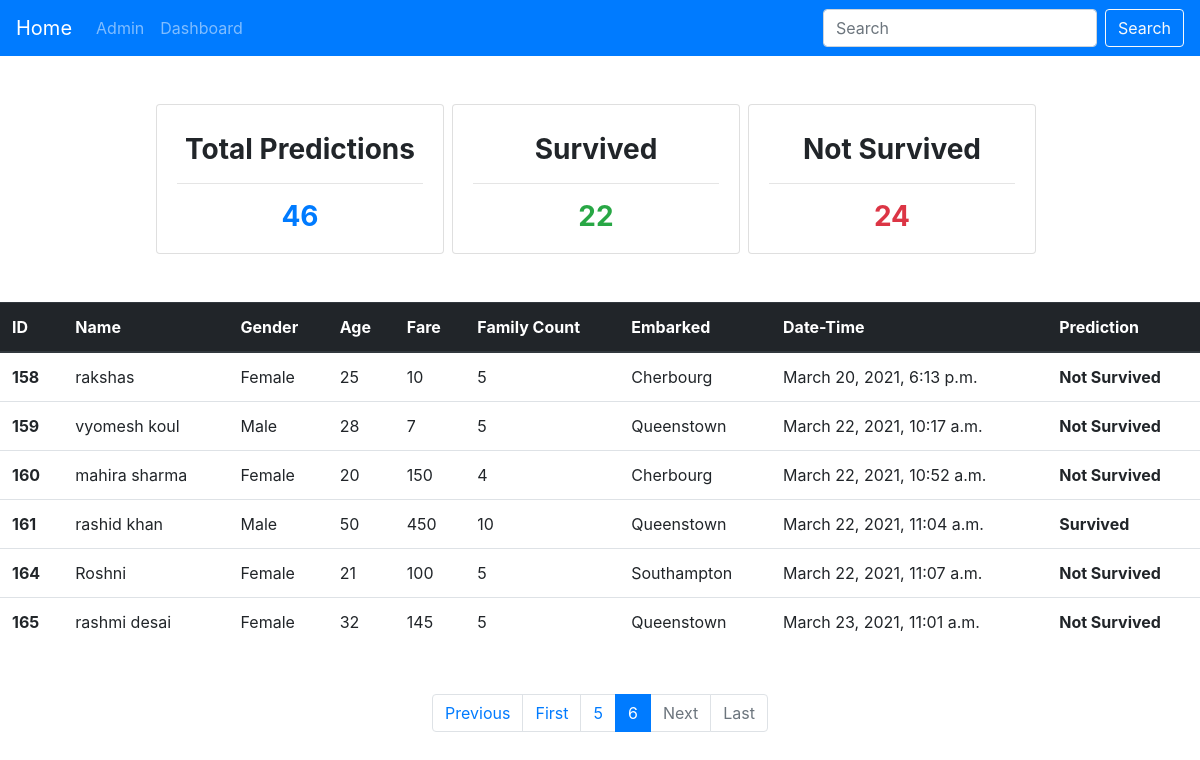
/predictions/?page=6, run on the app's committed database.
### predict/models.py (models this page shows)
class Predictions(models.Model):
    pid = models.AutoField(primary_key=True)
    name = models.CharField(max_length=50,null=False)
    gender = models.CharField(max_length=50)
    age = models.IntegerField()
    fare = models.IntegerField(default=0)
    family_cnt = models.IntegerField()
    Embarked = models.CharField(max_length = 30,default="")
    prediction = models.CharField(max_length =30,default="")
    predicted_date = models.DateTimeField(auto_now_add=True)
    def __str__(self):
        return self.name

### predict/views.py (the view)
# urls.py: path('predictions/', views.predictions,name="predictions"),
def predictions(request):
    allpreds = Predictions.objects.all()
    count = len(allpreds)
    surv_cnt = len(Predictions.objects.filter(prediction = "Survived"))
    nsurv_cnt = len(Predictions.objects.filter(prediction = "Not Survived"))
    paginator = Paginator(allpreds, 8)
    page1 = paginator.page(1)
    for i in page1:
        print(i)
    print("page 1 content" ,page1.object_list)
    page_num = request.GET.get('page',1)
    print("get page number is:",page_num)
    try:
        preds = paginator.page(page_num)
    except EmptyPage:
        preds = paginator.page(2)
    except PageNotAnInteger:
        preds = paginator.page(1)
    context = {
        'preds':preds,
        'surv_cnt':surv_cnt,
        'nsurv_cnt':nsurv_cnt,
        'count':count,
        }
    return render(request ,'predictions.html',context)

### predict/templates/predictions.html (shortened to what this page needs)
{% extends 'basic.html' %}
{% block body %}
<div class="container my-5">
      <div class="row d-flex justify-content-center">
        <div class="card mr-2" style="width: 18rem;">
          <div class="card-body">
            <h3 class="card-title text-center my-2 font-weight-bold ">Total Predictions</h3>
            <hr>
            <h3 class="card-text text-center font-weight-bold text-primary">{{count}}</h3>
          </div>
        </div>
        <div class="card mr-2 rounded" style="width: 18rem;">
          <div class="card-body">
            <h3 class="card-title text-center my-2 font-weight-bold ">Survived</h3>
            <hr>
            <h3 class="card-text text-center font-weight-bold text-success">{{surv_cnt}}</h3>
          </div>
        </div>
        <div class="card mr-2" style="width: 18rem;">
          <div class="card-body">
            <h3 class="card-title text-center my-2 font-weight-bold">Not Survived</h3>
            <hr>
            <h3 class="card-text text-center font-weight-bold text-danger">{{nsurv_cnt}}</h3>
          </div>
        </div>
    </div>
    </div>
<table class="table my-4 ">
  <thead class="thead-dark">
    <tr>
      <th scope="col">ID</th>
      <th scope="col">Name</th>
      <th scope="col">Gender</th>
      <th scope="col">Age</th>
      <th scope="col">Fare</th>
      <th scope="col">Family Count</th>
      <th scope="col">Embarked</th>
      <th scope="col">Date-Time</th>
      <th scope="col">Prediction</th>
    </tr>
  </thead>
  <tbody>
    {% for i in preds %}
    <tr>
      <th scope="row">{{i.pid}}</th>
      <td>{{i.name}}</td>
      <td>{{i.gender}}</td>
      <td>{{i.age}}</td>
      <td>{{i.fare}}</td>
      <td>{{i.family_cnt}}</td>
      <td>{{i.Embarked}}</td>
      <td>{{i.predicted_date}}</td>
      <td><b>{{i.prediction}}</b></td>
    </tr>
    {% endfor %}
  </tbody>
</table>
<div class="container my-5">
  <div class="d-flex justify-content-center">
    <nav aria-label="...">
      <ul class="pagination">
        {% if preds.has_previous %}
        <li class="page-item">
          <a class="page-link" href="{% url 'predictions' %}?page={{preds.previous_page_number}}" tabindex="-1">Previous</a>
        </li>
        <li class="page-item">
          <a class="page-link" href="?page=1">First</a>
        </li>
        <li class="page-item"><a class="page-link" href="{% url 'predictions' %}?page={{preds.previous_page_number}}">{{preds.previous_page_number}}</a></li>
        {% endif %}
        <li class="page-item active">
          <a class="page-link" href="#">{{preds.number}} <span class="sr-only">(current)</span></a>
        </li>
        {% if preds.has_next %}
        <li class="page-item"><a class="page-link" href="{% url 'predictions' %}?page={{preds.next_page_number}}">{{preds.next_page_number}}</a></li>
        <li class="page-item">
          <a class="page-link" href="{% url 'predictions' %}?page={{preds.next_page_number}}">Next</a>
        </li>
        <li class="page-item">
          <a class="page-link" href="{% url 'predictions' %}?page={{preds.paginator.num_pages}}">Last <span class="sr-only"></span></a>
        </li>
        {% else %}
        <li class="page-item disabled">
          <a class="page-link" href="">Next</a>
        </li>
        <li class="page-item disabled">
          <a class="page-link" href="{% url 'predictions' %}?page={{preds.paginator.num_pages}}">Last </a>
        </li>
        {% endif %}
      </ul>
    </nav>
  </div>
</div>
{% endblock body %}

### data on the page
Predictions: pid "158", name "rakshas", gender "Female", age "25", fare "10", family_cnt "5", Embarked "Cherbourg", predicted_date "March 20, 2021, 6:13 p.m.", prediction "Not Survived"
Predictions: pid "159", name "vyomesh koul", gender "Male", age "28", fare "7", family_cnt "5", Embarked "Queenstown", predicted_date "March 22, 2021, 10:17 a.m.", prediction "Not Survived"
Predictions: pid "160", name "mahira sharma", gender "Female", age "20", fare "150", family_cnt "4", Embarked "Cherbourg", predicted_date "March 22, 2021, 10:52 a.m.", prediction "Not Survived"
Predictions: pid "161", name "rashid khan", gender "Male", age "50", fare "450", family_cnt "10", Embarked "Queenstown", predicted_date "March 22, 2021, 11:04 a.m.", prediction "Survived"
Predictions: pid "164", name "Roshni", gender "Female", age "21", fare "100", family_cnt "5", Embarked "Southampton", predicted_date "March 22, 2021, 11:07 a.m.", prediction "Not Survived"
Predictions: pid "165", name "rashmi desai", gender "Female", age "32", fare "145", family_cnt "5", Embarked "Queenstown", predicted_date "March 23, 2021, 11:01 a.m.", prediction "Not Survived"

### other printed values
{{ count }} "46"
{{ surv_cnt }} "22"
{{ nsurv_cnt }} "24"
{{ preds.previous_page_number }} "5"
{{ preds.number }} "6"
